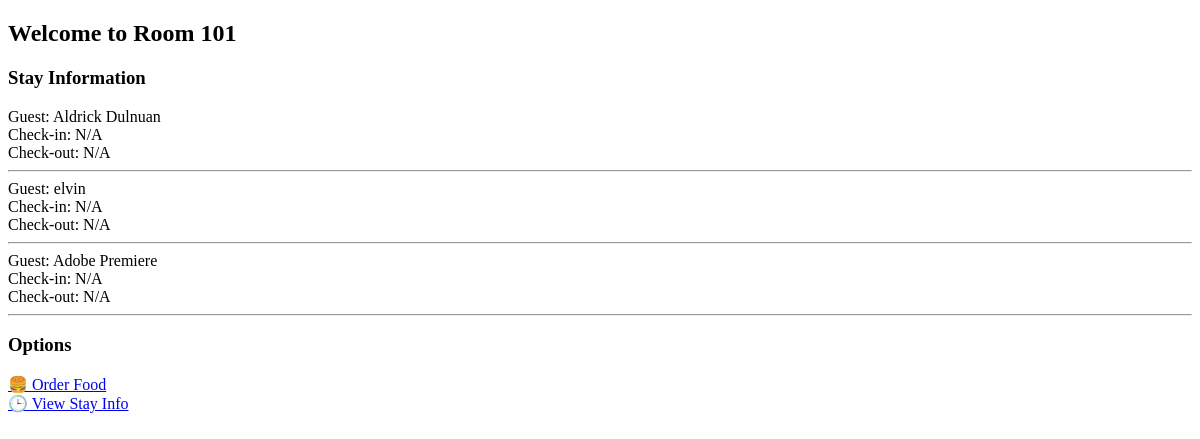
/guest/dashboard.php?room=101, run on an earlier commit of the app's database.
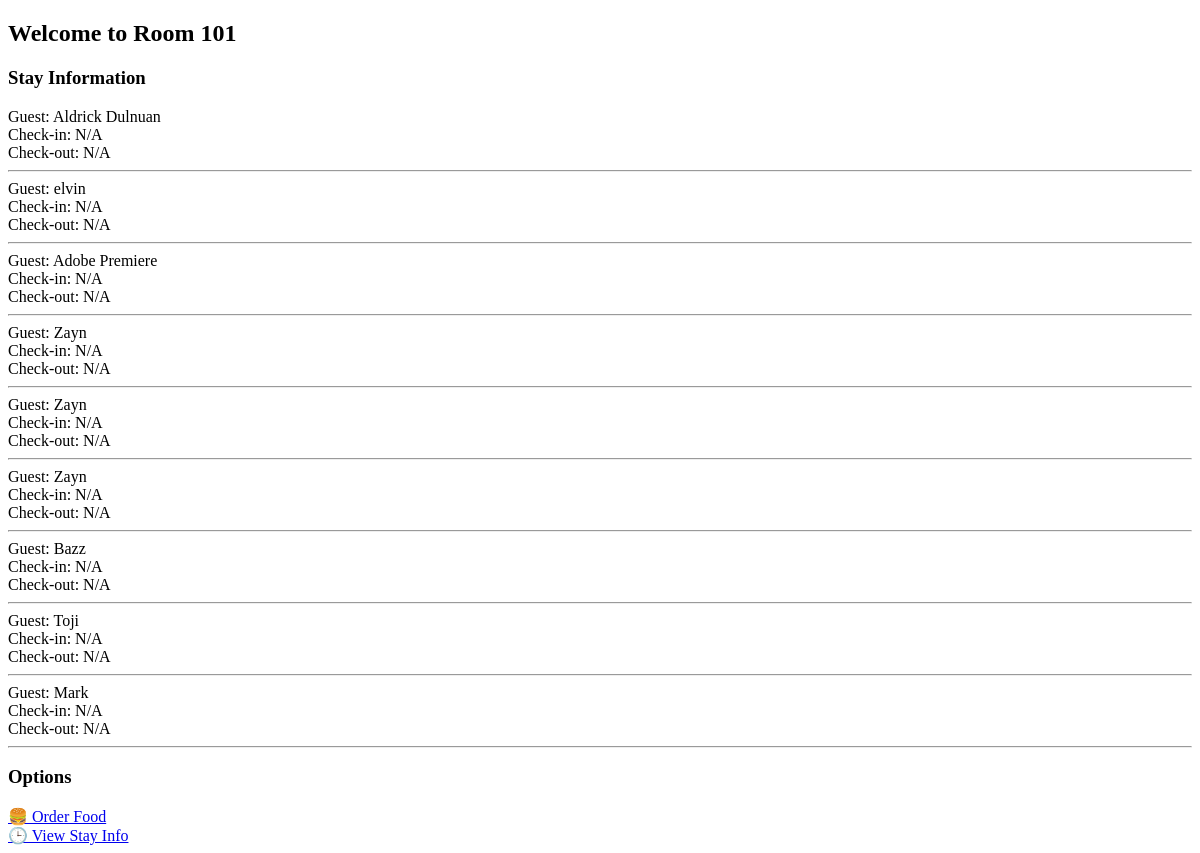
And on a later commit of the database.
### tables this page shows
CREATE TABLE `bookings` (
  `id` int NOT NULL,
  `guest_name` varchar(100) DEFAULT NULL,
  `email` varchar(255) DEFAULT NULL,
  `address` text,
  `telephone` varchar(20) DEFAULT NULL,
  `age` int DEFAULT NULL,
  `num_people` int DEFAULT NULL,
  `room_number` varchar(10) DEFAULT NULL,
  `duration` varchar(10) DEFAULT NULL,
  `payment_mode` varchar(10) DEFAULT NULL,
  `reference_number` varchar(50) DEFAULT NULL,
  `booking_token` varchar(20) DEFAULT NULL,
  `amount_paid` double DEFAULT NULL,
  `total_price` double DEFAULT NULL,
  `change_amount` double DEFAULT NULL,
  `start_date` datetime DEFAULT NULL,
  `end_date` datetime DEFAULT NULL,
  `status` varchar(20) NOT NULL DEFAULT 'upcoming',
  `created_at` timestamp NULL DEFAULT CURRENT_TIMESTAMP,
  `cancellation_reason` text,
  `cancelled_at` datetime DEFAULT NULL
);

### guest/dashboard.php (the view, shortened to what this page needs)
<?php
include '../database.php';
$room = $_GET['room'] ?? '';
$room = (int)$room;
$stmt = $conn->prepare("SELECT * FROM bookings WHERE room_number = ?");
$stmt->bind_param("i", $room);
$stmt->execute();
$result = $stmt->get_result();
$bookings = $result->fetch_all(MYSQLI_ASSOC);
$stmt = $conn->prepare("SELECT * FROM rooms WHERE room_number = ?");
$stmt->bind_param("i", $room);
$stmt->execute();
$roomResult = $stmt->get_result();
$roomData = $roomResult->fetch_assoc();
?>
<!DOCTYPE html>
<html>
<head>
</head>
<body>
  <h2>Welcome to Room <?php echo htmlspecialchars($roomData['room_number']); ?></h2>
  <?php if ($bookings): ?>
    <h3>Stay Information</h3>
    <?php foreach ($bookings as $b): ?>
        Guest: <?php echo htmlspecialchars($b['guest_name'] ?? 'Unknown'); ?><br>
        Check-in: <?php echo htmlspecialchars($b['check_in'] ?? 'N/A'); ?><br>
        Check-out: <?php echo htmlspecialchars($b['check_out'] ?? 'N/A'); ?><br>
        <hr>
    <?php endforeach; ?>
  <?php else: ?>
    <p>❌ No bookings found for this room.</p>
  <?php endif; ?>
  <h3>Options</h3>
  <a href="order-food.php?room=<?php echo urlencode($room); ?>">🍔 Order Food</a><br>
  <a href="view-stay.php?room=<?php echo urlencode($room); ?>">🕒 View Stay Info</a><br>
</body>
</html>

What changed in the data, as far as the page shows it:
added bookings: guest_name "Zayn", check_in "N/A", check_out "N/A"
added bookings: guest_name "Zayn", check_in "N/A", check_out "N/A"
added bookings: guest_name "Zayn", check_in "N/A", check_out "N/A"
added bookings: guest_name "Bazz", check_in "N/A", check_out "N/A"
added bookings: guest_name "Toji", check_in "N/A", check_out "N/A"
added bookings: guest_name "Mark", check_in "N/A", check_out "N/A"
